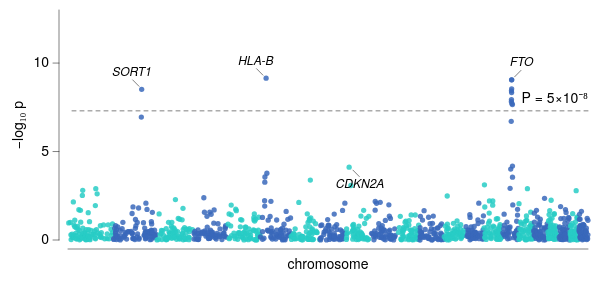

Vega-Lite specification for this chart:
### Vega-Lite specification from a JSON file in a GitHub repository (floating-point values rounded to 4 significant figures; data arrays with more than 128 entries replaced by an {"elided": "..."} marker saying what was removed)
{"background": null, "config": {"arc": {"fill": "#DBDBDB", "fillOpacity": 1.0, "innerRadius": 28.75, "padAngle": 0.03, "stroke": "black", "strokeOpacity": 1, "strokeWidth": 0.25}, "area": {"fill": "#DBDBDB", "fillOpacity": 1.0, "stroke": "black", "strokeOpacity": 1, "strokeWidth": 0.25}, "axis": {"domain": true, "domainCap": "round", "domainColor": "black", "domainWidth": 0.25, "grid": false, "gridCap": "round", "gridColor": "#F1F1F1", "gridDash": [0, 0], "gridOpacity": 1.0, "gridWidth": 0.25, "labelColor": "black", "labelFont": "Helvetica Neue", "labelFontSize": 7, "labelFontStyle": "normal", "labelFontWeight": 400, "offset": 4.5, "ticks": true, "tickCap": "round", "tickColor": "black", "tickRound": false, "tickSize": 3, "tickWidth": 0.25, "titleColor": "black", "titleFont": "Helvetica Neue", "titleFontSize": 7, "titleFontStyle": "normal", "titleFontWeight": 400}, "axisX": {"domain": true, "labelAlign": "center", "labelAngle": 0, "labels": true, "ticks": true, "translate": 0}, "axisY": {"domain": true, "labelAlign": "right", "labelAngle": 0, "labels": true, "ticks": true, "translate": 0}, "axisRight": {"domain": true, "labelAlign": "left", "labelAngle": 0, "labels": true, "ticks": true, "translate": 0}, "axisTop": {"domain": true, "labelAlign": "center", "labelAngle": 0, "labels": true, "ticks": true, "translate": 0}, "axisBand": {"tickOffset": 0}, "bar": {"fill": "#DBDBDB", "fillOpacity": 1.0, "stroke": "black", "strokeOpacity": 1, "strokeWidth": 0.25}, "boxplot": {"size": 10.35, "ticks": {"cornerRadius": 0.25, "fill": "black", "opacity": 1, "size": 5.175, "thickness": 0.25}, "box": {"fillOpacity": 1.0, "stroke": "black", "strokeOpacity": 1, "strokeWidth": 0.25}, "median": {"cornerRadius": 0, "fill": "black", "fillOpacity": 1.0, "opacity": 1, "size": 10.35, "thickness": 0.25}, "rule": {"fill": "black", "fillOpacity": 1.0, "size": 11.5, "stroke": "black", "strokeDash": [0, 0], "strokeOpacity": 1, "strokeWidth": 0.25}, "outliers": {"color": "black", "fill": "black", "fillOpacity": 1.0, "size": 0, "stroke": "black", "strokeOpacity": 1, "strokeWidth": 0.25}}, "circle": {"fill": "black", "fillOpacity": 1.0, "size": 0.575, "stroke": null, "strokeOpacity": 1, "strokeWidth": 0.25}, "errorband": {"band": {"fillOpacity": 0.6, "stroke": null, "strokeWidth": 0.25, "strokeOpacity": 1}, "borders": {"opacity": 0, "strokeOpacity": 0.25, "strokeWidth": 1}}, "errorbar": {"opacity": 1, "rule": {"strokeDash": [0, 0], "strokeWidth": 0.25}, "ticks": {"color": "black", "cornerRadius": 0.125, "opacity": 1, "size": 6.9, "thickness": 0.25}, "thickness": 0.25}, "font": "Helvetica Neue", "geoshape": {"fill": "#DBDBDB", "fillOpacity": 1.0, "stroke": "black", "strokeOpacity": 1, "strokeWidth": 0.25}, "header": {"labelColor": "black", "labelFont": "Helvetica Neue", "labelFontSize": 7, "labelFontStyle": "normal", "labelFontWeight": 400, "titleColor": "black", "titleFont": "Helvetica Neue", "titleFontSize": 7, "titleFontStyle": "normal", "titleFontWeight": 400, "titlePadding": 0}, "legend": {"disable": false, "offset": 4.5, "titlePadding": 4, "labelOffset": 2, "gradientLabelOffset": 2, "gradientLength": 57.5, "gradientThickness": 5.75, "gradientOpacity": 1.0, "gradientStrokeColor": "black", "gradientStrokeWidth": 0.25, "labelColor": "black", "labelFont": "Helvetica Neue", "labelFontSize": 7, "labelFontStyle": "normal", "labelFontWeight": 400, "strokeColor": "black", "strokeWidth": 0, "symbolSize": 42, "symbolStrokeColor": "black", "symbolStrokeWidth": 0.25, "titleColor": "black", "titleFont": "Helvetica Neue", "titleFontSize": 7, "titleFontStyle": "normal", "titleFontWeight": 400}, "line": {"color": "black", "stroke": "black", "strokeCap": "round", "strokeDash": [0, 0], "strokeOpacity": 1, "strokeWidth": 0.375}, "point": {"filled": true, "fill": "#DBDBDB", "fillOpacity": 1.0, "size": 5.75, "stroke": "black", "strokeOpacity": 1, "strokeWidth": 0.25}, "range": {"category": ["#C6D9F1", "#F1C9CB", "#FEF0B9", "#CEE37A", "#7AA8E0", "#E589A3", "#FDDD5D", "#68B961", "#4177B1", "#C35082", "#E5C227", "#438156"], "diverging": {"scheme": ["#C35082", "#CE6D94", "#D989A7", "#E2A4BA", "#EABFCE", "#F1DBE2", "#F6F6F6", "#D7E0EB", "#B9CBE0", "#9BB6D5", "#7DA1C9", "#5F8CBD", "#4177B1"]}, "heatmap": {"scheme": ["#32022B", "#43044D", "#4C196E", "#4D338C", "#484DA6", "#3A68BB", "#1D83CA", "#1D9CCB", "#23B5C9", "#28CDC5", "#4DE0B4", "#91EE9F"]}, "ordinal": {"scheme": ["#F1F1F1", "#DBDBDB", "#C6C6C6", "#B2B2B2", "#9D9D9D", "#898989", "#767676", "#636363", "#515151", "#404040", "#2F2F2F", "#1F1F1F"]}, "ramp": {"scheme": ["#32022B", "#43044D", "#4C196E", "#4D338C", "#484DA6", "#3A68BB", "#1D83CA", "#1D9CCB", "#23B5C9", "#28CDC5", "#4DE0B4", "#91EE9F"]}}, "rule": {"color": "black", "stroke": "black", "strokeCap": "round", "strokeDash": [2, 2], "strokeOpacity": 1, "strokeWidth": 0.25}, "scale": {"bandPaddingInner": 0.1, "bandPaddingOuter": 0.1, "round": false}, "rect": {"fill": "#DBDBDB", "fillOpacity": 1.0, "stroke": "black", "strokeOpacity": 1, "strokeWidth": 0.25}, "square": {"fill": "#DBDBDB", "fillOpacity": 1.0, "size": 11.5, "stroke": "black", "strokeOpacity": 1, "strokeWidth": 0.25}, "text": {"color": "black", "font": "Helvetica Neue", "fontSize": 7, "fontStyle": "normal", "fontWeight": 400}, "tick": {"color": "black", "cornerRadius": 0.125, "opacity": 1.0, "size": 10.35, "thickness": 0.25}, "title": {"anchor": "middle", "frame": "group", "color": "black", "font": "Helvetica Neue", "fontSize": 7, "fontStyle": "normal", "fontWeight": 400, "subtitleColor": "black", "subtitleFont": "Helvetica Neue", "subtitleFontSize": "Helvetica Neue", "subtitleFontStyle": "normal", "subtitleFontWeight": 400}, "trail": {"color": "black", "opacity": 1, "size": 0.375}, "view": {"continuousWidth": 260, "continuousHeight": 115, "discreteWidth": 260, "discreteHeight": 115, "fill": null, "stroke": null, "strokeWidth": 0.25}}, "layer": [{"data": {"name": "data-03186213ed5e726b81dd02ff130392d8"}, "mark": {"type": "circle", "opacity": 0.85, "size": 7}, "encoding": {"color": {"field": "parity", "legend": null, "scale": {"range": ["#3A68BB", "#28CDC5"]}, "type": "nominal"}, "x": {"axis": {"labels": false, "ticks": false}, "field": "pos", "title": "chromosome", "type": "quantitative"}, "y": {"field": "logp", "scale": {"domain": [0, 13]}, "title": "−log₁₀ p", "type": "quantitative"}}}, {"layer": [{"data": {"values": [{"__dysonsphere__": 1}]}, "mark": {"type": "rule", "opacity": 1.0, "strokeDash": [2, 2]}, "encoding": {"y": {"datum": 7.3}}}, {"data": {"values": [{"__dysonsphere__": 1}]}, "mark": {"type": "text", "align": "right", "baseline": "bottom", "dx": 0, "dy": -3, "fontSize": 7}, "encoding": {"text": {"value": "P = 5×10⁻⁸"}, "x": {"value": 260}, "y": {"datum": 7.3}}}]}, {"layer": [{"data": {"values": [{"__dysonsphere__": 1}]}, "mark": {"type": "rule", "strokeDash": [0, 0]}, "encoding": {"x": {"datum": 392.7, "scale": {"domain": [0, 2875.0], "nice": false, "padding": 0, "zero": false}}, "x2": {"datum": 357.6}, "y": {"datum": 8.687, "scale": {"domain": [0, 13], "nice": false, "padding": 0, "zero": false}}, "y2": {"datum": 9.05}}}, {"data": {"values": [{"__dysonsphere__": 1}]}, "mark": {"type": "text", "align": "center", "baseline": "middle", "fontSize": 6, "fontStyle": "italic"}, "encoding": {"text": {"value": "SORT1"}, "x": {"datum": 353.7}, "y": {"datum": 9.497}}}, {"data": {"values": [{"__dysonsphere__": 1}]}, "mark": {"type": "rule", "strokeDash": [0, 0]}, "encoding": {"x": {"datum": 1078.0}, "x2": {"datum": 1043.0}, "y": {"datum": 9.318}, "y2": {"datum": 9.681}}}, {"data": {"values": [{"__dysonsphere__": 1}]}, "mark": {"type": "text", "align": "center", "baseline": "middle", "fontSize": 6, "fontStyle": "italic"}, "encoding": {"text": {"value": "HLA-B"}, "x": {"datum": 1039.0}, "y": {"datum": 10.13}}}, {"data": {"values": [{"__dysonsphere__": 1}]}, "mark": {"type": "rule", "strokeDash": [0, 0]}, "encoding": {"x": {"datum": 1575.0}, "x2": {"datum": 1610.0}, "y": {"datum": 3.95}, "y2": {"datum": 3.587}}}, {"data": {"values": [{"__dysonsphere__": 1}]}, "mark": {"type": "text", "align": "center", "baseline": "middle", "fontSize": 6, "fontStyle": "italic"}, "encoding": {"text": {"value": "CDKN2A"}, "x": {"datum": 1614.0}, "y": {"datum": 3.14}}}, {"data": {"values": [{"__dysonsphere__": 1}]}, "mark": {"type": "rule", "strokeDash": [0, 0]}, "encoding": {"x": {"datum": 2469.0}, "x2": {"datum": 2504.0}, "y": {"datum": 9.223}, "y2": {"datum": 9.586}}}, {"data": {"values": [{"__dysonsphere__": 1}]}, "mark": {"type": "text", "align": "center", "baseline": "middle", "fontSize": 6, "fontStyle": "italic"}, "encoding": {"text": {"value": "FTO"}, "x": {"datum": 2508.0}, "y": {"datum": 10.03}}}]}], "$schema": "https://vega.github.io/schema/vega-lite/v6.4.1.json", "datasets": {"data-03186213ed5e726b81dd02ff130392d8": {"elided": "1213 records"}}}
